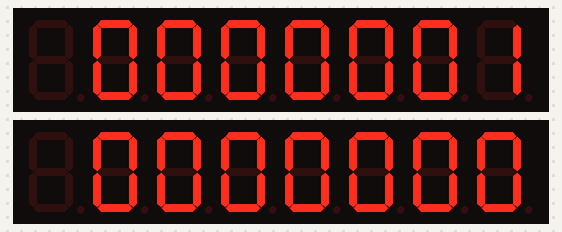
The sketch below on a simulated Arduino Uno, built with avr-gcc and run on an emulated ATmega328P. Shown: 2 × 8-digit seven-segment display. What the sketch prints to the serial monitor is not drawn.

Above: at 0.16 s.
At 3.54 s:
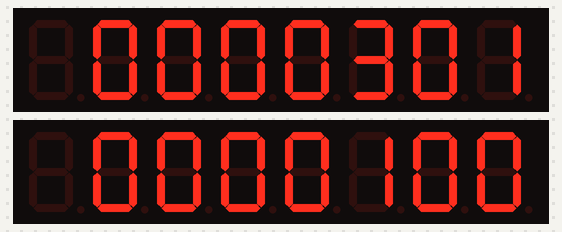
At 7.25 s:
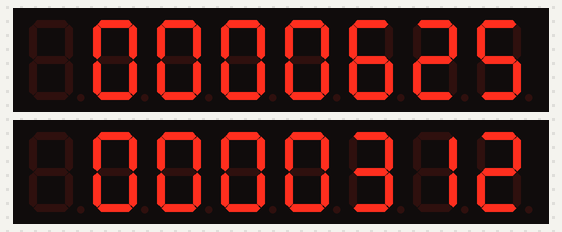
At 14.35 s:
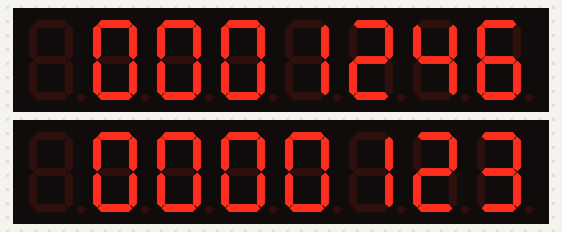
At 21.45 s:
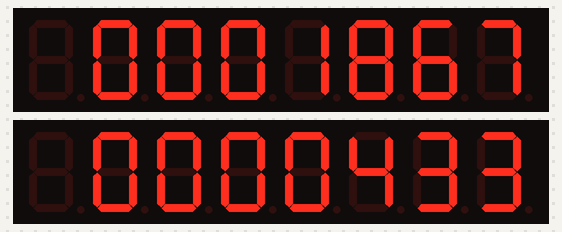
At 28.56 s:
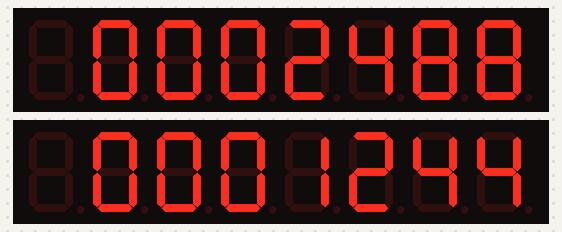

The sketch:

max7219_Simple_Number_System.ino
```cpp
//************************************//
// Original script for Max7219 //
// re-written by Jeremy Atkinson From Sonical Studios //
// for basin number test //

// Inital Relations
#include "LedControl.h"

// Arduino Pin 7 to DIN, 6 to Clk, 5 to CS, no.of devices
LedControl max7219A = LedControl(7, 6, 5, 2);

// Initial Values
int number; // Would like to be able to call all others from this number
// Stiff working on that   :-)
int ones = 0;
int tens = 0;
int hundreds = 0;
int thousands = 0;
int tenThousands = 0;
int hundredThousands = 0;
int millions = 0;

// Setup
void setup()
{
  Serial.begin(9600);

  int devices = max7219A.getDeviceCount();

  for (int address = 0; address < devices; address++) {
    /*The MAX72XX is in power-saving mode on startup*/
    max7219A.shutdown(address, false);
    /* Set the brightness to a medium values */
    max7219A.setIntensity(address, 8);
    /* and clear the display */
    max7219A.clearDisplay(address);
  }

}

// Runtime Loop
void loop() {

  maths();
  runMax7219();
}

// Extra Commands

void resetAll()  // Reset all to 0
{
  ones = 0;
  tens = 0;
  hundreds = 0;
  thousands = 0;
  tenThousands = 0;
  hundredThousands = 0;
  millions = 0;
}

// Run timer till 10 Million
void maths()
{

  if ((ones == 0) || (ones <= 11)) {
    ones++;
    //max7219A.setDigit( 0, 0, ones , false);

    if (ones == 10) {
      ones = 0;
      tens ++;

      if (tens == 10) {
        tens = 0;
        hundreds ++;

        if (hundreds == 10) {
          hundreds = 0;
          thousands ++;

          if (thousands == 10) {
            thousands = 0;
            tenThousands ++;

            if (tenThousands == 10) {
              tenThousands = 0;
              hundredThousands ++;

              if (hundredThousands == 10) {
                hundredThousands = 0;
                millions ++;

                if (millions == 10) {
                  millions = 0;

                  resetAll();
                }
              }
            }
          }
        }
      }
    }
    Serial.print(millions);
    Serial.print(",");
    Serial.print(hundredThousands);
    Serial.print(tenThousands);
    Serial.print(thousands);
    Serial.print(",");
    Serial.print(hundreds);
    Serial.print(tens);
    Serial.println(ones);
    //delay(100);
  }
}

void runMax7219()  {

  max7219A.setDigit( 0, 0, ones , false);
  max7219A.setDigit( 0, 1, tens , false);
  max7219A.setDigit( 0, 2, hundreds , false);
  max7219A.setDigit( 0, 3, thousands , false);
  max7219A.setDigit( 0, 4, tenThousands , false);
  max7219A.setDigit( 0, 5, hundredThousands , false);
  max7219A.setDigit( 0, 6, millions , false);

  max7219A.setDigit( 1, 0, ones / 2 , false);
  max7219A.setDigit( 1, 1, tens / 2 , false);
  max7219A.setDigit( 1, 2, hundreds / 2 , false);
  max7219A.setDigit( 1, 3, thousands / 2 , false);
  max7219A.setDigit( 1, 4, tenThousands / 2 , false);
  max7219A.setDigit( 1, 5, hundredThousands / 2 , false);
  max7219A.setDigit( 1, 6, millions / 2 , false);
}
```
